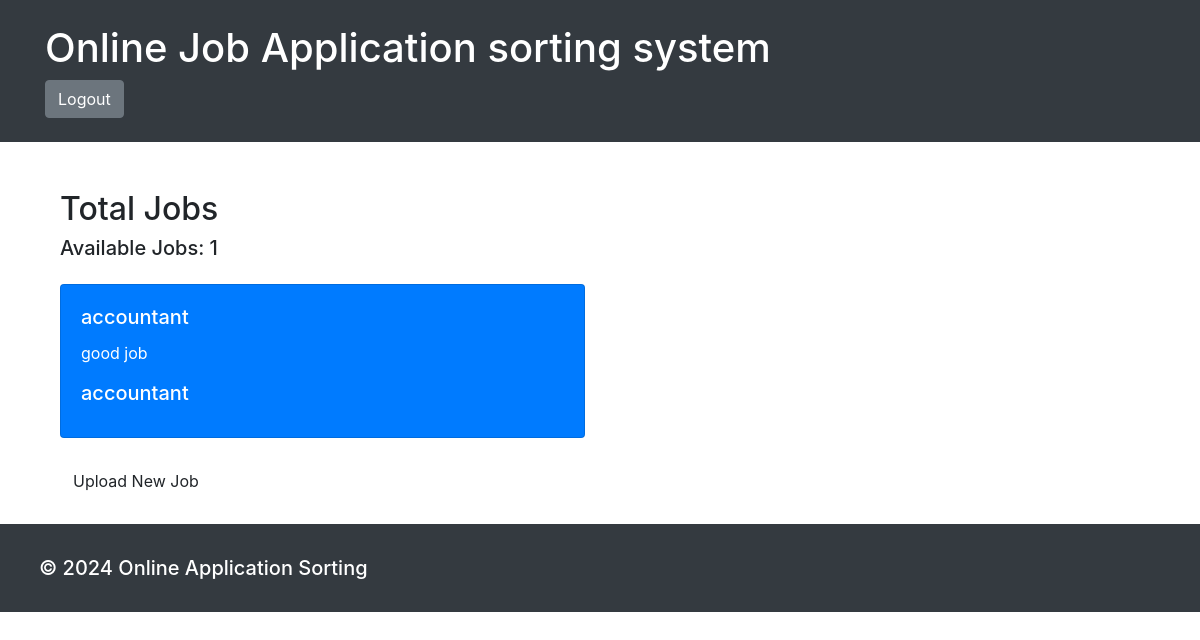
/total_jobs_page/ (signed in), run on an earlier commit of the app's database.
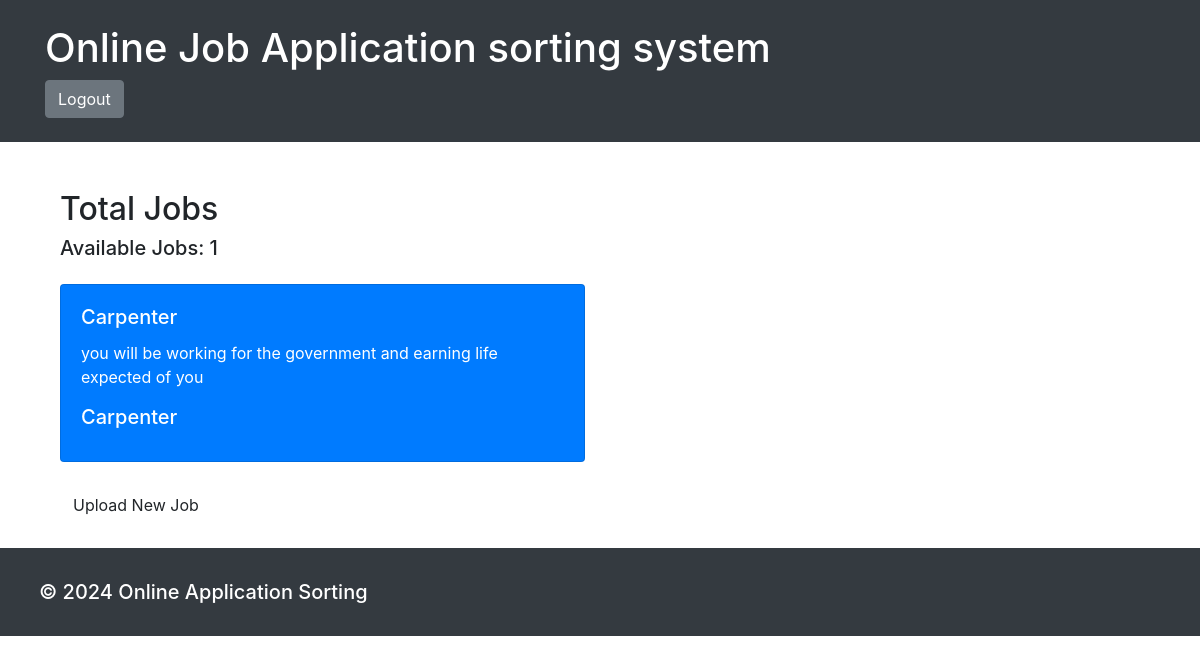
And on a later commit of the database.
### Lyamu/models.py (models this page shows, shortened)
class Job(models.Model):
    employer = models.ForeignKey(Employer, on_delete=models.CASCADE)
    title = models.CharField(max_length=255)
    description = models.TextField()
    requirements = models.TextField()
    importance_level = models.IntegerField()
    application_deadline = models.DateTimeField()
    is_active = models.BooleanField(default=True)

### Lyamu/views.py (the view)
# urls.py: path('total_jobs_page/', views.jobs, name='jobs_page'),
@login_required
def jobs(request):
    total_jobs = Job.objects.count()
    jobs_list = Job.objects.all()
    is_superuser = request.user.is_superuser
    context = {
        'total_jobs': total_jobs,
        'jobs_list': jobs_list,
        'user': request.user,
        'is_superuser': is_superuser,
    }
    return render(request, 'Lyamu/jobs_page.html', context)

### Lyamu/templates/Lyamu/jobs_page.html (shortened to what this page needs)
{% extends 'Lyamu/base.html' %}
{% block content %}
    <div class="container mt-5">
        <h2 class="text-purple">Total Jobs</h2>
        <h5 class="card-title">Available Jobs: {{ total_jobs }} </h5>
        {% if total_jobs > 0 %}
            <div class="row mt-4">
                {% for job in jobs_list %}
                    <div class="col-md-6">
                        <div class="card bg-primary text-white">
                            <div class="card-body">
                                <h5 class="card-title">{{ job.title }}</h5>
                                <p class="card-text">{{ job.description }}</p>
                                <h5 class="card-title"><a class="text-white" href="{% url 'job_details' job.id %}">{{ job.title }}</a></h5>
                            </div>
                        </div>
                    </div>
                {% endfor %}
            </div>
        {% endif %}
        {% if user.is_superuser %}
            <div class="mt-4">
                <a href="{% url 'create_job_opening' %}" class="btn btn-purple">Upload New Job</a>
            </div>
        {% endif %}
    </div>
{% endblock %}

What changed in the data, as far as the page shows it:
removed Job: title "accountant", description "good job"
added Job: title "Carpenter", description "you will be working for the government and earning life expected of you"
